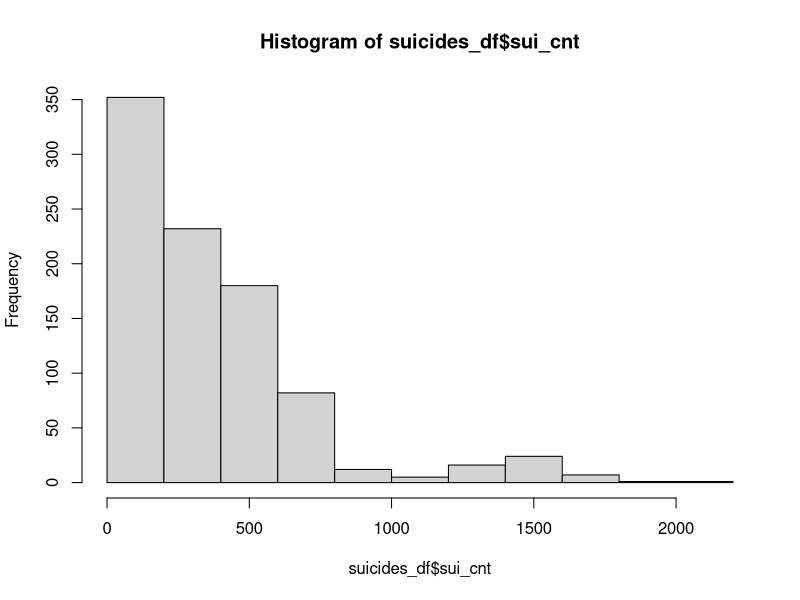
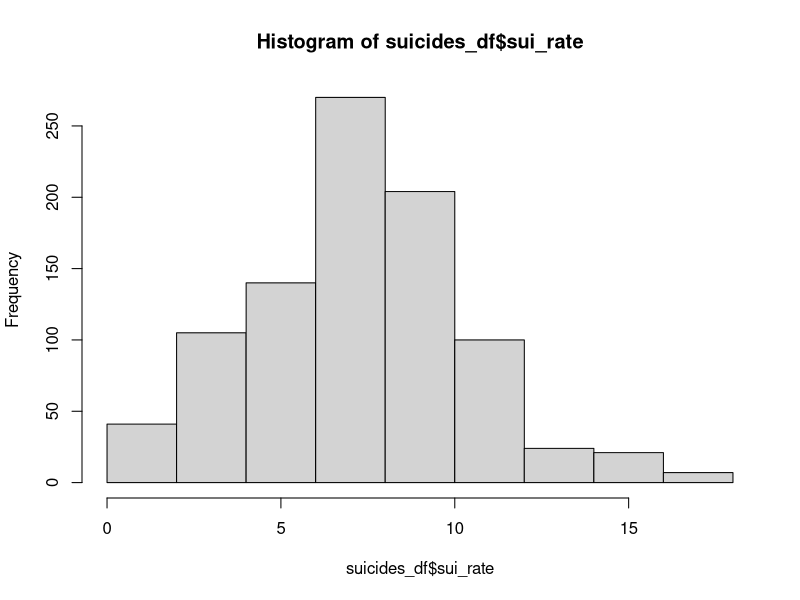
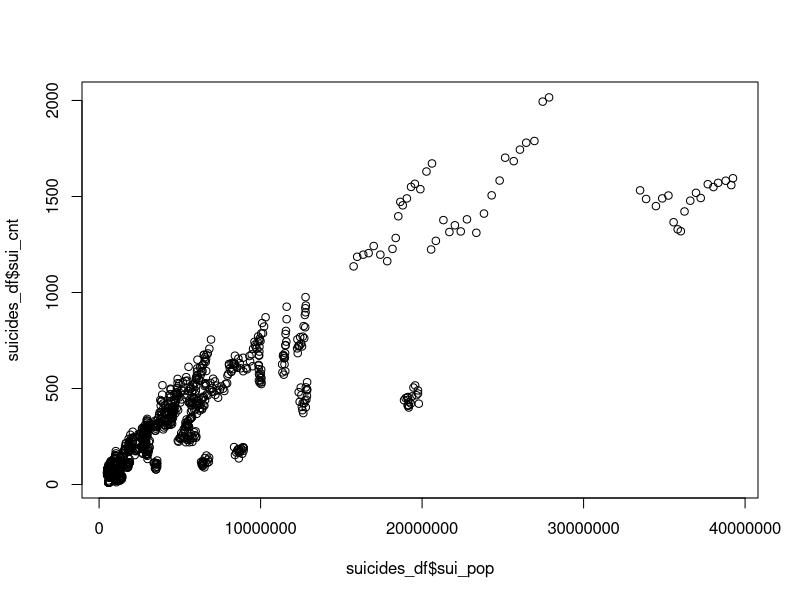

Generate these figures, in order, with R: (Note: this script raises an error after producing the figures.)
library(xml2)
library(readxl)
library(readr)
library(tidyr)
library(dplyr)
library(purrr)
library(ggplot2)
library(lubridate)

# Set options to limit sci notation and decimal places
options(scipen = 999, digits = 3)

# =======================================================================
# 
# Data Import - CDC Suicides, CDC Homicides, CDC Population
# 
# =======================================================================

# Data accessed at
# https://wonder.cdc.gov/

# Import CDC Suicide Data (edited version with additional footer data deleted) 
suicides_df <- read_tsv("data_edited/CDC_FirearmSuicide_1999-2016.txt")

# Review general layout by viewing head of file
head(suicides_df)

# Remove duplicate/empty columns, make Rate numeric
suicides_df$Notes <- NULL
suicides_df$'State Code' <- NULL
suicides_df$'Year Code' <- NULL
suicides_df$`Crude Rate` <- as.numeric(suicides_df$`Crude Rate`)

# Standardize and sepcify variable names (plan to merge w/ homicide data)
suicides_df <- suicides_df %>%
  rename(state = State) %>%
  rename(year = Year) %>%
  rename(sui_cnt = Deaths) %>%
  rename(sui_pop = Population) %>%
  rename(sui_rate = 'Crude Rate')

# Check results
head(suicides_df)

# Check for NAs and other data issues
summary(suicides_df)

# 13 NA's in suicide rate?
suicides_df %>%
  filter(is.na(sui_rate))

# DC & RI too few for calculation, replace NA w/ calculation
suicides_df <- mutate(suicides_df, sui_rate = ifelse(is.na(sui_rate), round(sui_cnt / sui_pop * 100000, 1), sui_rate))
summary(suicides_df)

# Run histograms to check distribution of values, any outliers
hist(suicides_df$sui_cnt)
hist(suicides_df$sui_rate)
plot(suicides_df$sui_pop, suicides_df$sui_cnt)
# Looks like everything checks out: fairly normal dist on rate, right skewed count due to pop size

# Export to data_cleaned per Section 3 Data Wrangling Ex. 7
write_csv(suicides_df, path = "data_cleaned/suicides_df.csv")

# =======================================================================

# Repeat process w/ appropriate variable adjustments for homicide data
homicides_df <- read_tsv("data_edited/CDC_FirearmHomicide_1999-2016.txt")

head(homicides_df)

homicides_df$Notes <- NULL
homicides_df$'State Code' <- NULL
homicides_df$'Year Code' <- NULL
homicides_df$`Crude Rate` <- as.numeric(homicides_df$`Crude Rate`)

homicides_df <- homicides_df %>%
  rename(state = State) %>%
  rename(year = Year) %>%
  rename(hom_cnt = Deaths) %>%
  rename(hom_pop = Population) %>%
  rename(hom_rate = 'Crude Rate')

# Check results
head(homicides_df)

# Check for NAs and other data issues
summary(homicides_df)

# 86 NA's in hom_rate
homicides_df %>%
  filter(is.na(hom_rate))

# Same issue as suicides data - replace NA hom_rate w/ calculation
homicides_df <- mutate(homicides_df, hom_rate = ifelse(is.na(hom_rate), round(hom_cnt / hom_pop * 100000, 1), hom_rate))
summary(homicides_df)

# Run histograms to check distribution of values, any outliers
hist(homicides_df$hom_cnt)
hist(homicides_df$hom_rate)
plot(homicides_df$hom_pop, homicides_df$hom_cnt)
# Right skewed count due to pop size. Curious long right tail in dist on rate? 

homicides_df %>%
  filter(hom_rate > 10) %>%
  arrange(desc(hom_rate)) %>%
  print(n = 25)
# DC rate extremely high, partially due to small population
hist(homicides_df$hom_rate[homicides_df$state != "District of Columbia"])

# Export to data_cleaned per Section 3 Data Wrangling Ex. 7
write_csv(homicides_df, path = "data_cleaned/homicides_df.csv")

# =======================================================================

# Modify process to adjust for population data

# Import CDC Population Data (baseline for joining suicide/homicide data)
population_df <- read_tsv("data_edited/CDC_PopEst_1990-2016.txt")
head(population_df)

# Similar adjustments for population table
population_df$Notes <- NULL
population_df$`Yearly July 1st Estimates Code` <- NULL
population_df$`State Code` <- NULL

population_df <- population_df %>%
  rename(state = State) %>%
  rename(year = `Yearly July 1st Estimates`) %>%
  rename(pop = Population)
  
# Filter for Years applicable to available CDC data
population_df <- population_df %>%
  filter(year >= 1999)

# Check to make sure totals match up (51 states x 18 years)
51*18 == nrow(population_df)

# Check results
head(population_df)
summary(population_df)
hist(population_df$pop)

# Export to data_cleaned per Section 3 Data Wrangling Ex. 7
write_csv(population_df, path = "data_cleaned/population_df.csv")

# =======================================================================
# 
# Data Merge - CDC Suicides, CDC Homicides, CDC Population
# 
# =======================================================================

# Create standard join key variable for most common table join 
join_key <- c("state", "year")

# Join Population base table w/ homicides and suicides tables
gun_deaths_df <- left_join(population_df, homicides_df, by = join_key) %>%
  left_join(suicides_df, by = join_key) %>%
  select(-hom_pop, -sui_pop)

# Check results
head(gun_deaths_df)
summary(gun_deaths_df)

# Need to address 91 NA's in Homicide and HomicideRate and 6 NA's in Suicide & Suicide Rate
# Select list of States w/ NA in Homicides
# Calculate Min-Max-Mean for each State w/ NA to guide interpolation
gun_deaths_df %>%
  filter(is.na(hom_cnt)) %>%
  select(state) %>%
  unique() %>%  
  left_join(gun_deaths_df, by = "state") %>%
  group_by(state) %>%
  summarise(min = min(hom_cnt, na.rm = TRUE), max = max(hom_cnt, na.rm = TRUE), mean = mean(hom_cnt, na.rm = TRUE))

# Results suggest using mean to replace missing values

# Repeat for Suicide data
gun_deaths_df %>%
  filter(is.na(sui_cnt)) %>%
  select(state) %>%
  unique() %>%
  left_join(gun_deaths_df, by = "state") %>%
  group_by(state) %>%
  summarise(min = min(sui_cnt, na.rm = TRUE), max = max(sui_cnt, na.rm = TRUE), mean = mean(sui_cnt, na.rm = TRUE))

# Again the mean looks like the best replacement value

# Replace NA in Suicides/Homicides with Mean for respective State
# Calculate hom_rate and sui_rate to replace NA values 
gun_deaths_df <- gun_deaths_df %>%
  group_by(state) %>%
  mutate(hom_cnt = ifelse(is.na(hom_cnt), as.integer(mean(hom_cnt, na.rm = TRUE)), hom_cnt)) %>%
  mutate(sui_cnt = ifelse(is.na(sui_cnt), as.integer(mean(sui_cnt, na.rm = TRUE)), sui_cnt)) %>%
  mutate(hom_rate = ifelse(is.na(hom_rate), round(hom_cnt / pop * 100000, 1), hom_rate)) %>% 
  mutate(sui_rate = ifelse(is.na(sui_rate), round(sui_cnt / pop * 100000, 1), sui_rate))

# Check results
summary(gun_deaths_df)

# Export to data_cleaned per Section 3 Data Wrangling Ex. 7
write_csv(gun_deaths_df, path = "data_cleaned/gun_deaths_df.csv")

# =======================================================================
# 
# Import Region/Subregion data to join on State for higher level analysis
# 
# =======================================================================

# Regional data information accessed at
# https://www2.census.gov/geo/docs/maps-data/maps/reg_div.txt

regions_df <- read_excel("data_edited/State_FIPS_Codes.xlsx")

# Check data
head(regions_df)

# Convert code fields to integer
regions_df$fips_st <- as.integer(regions_df$fips_st)
regions_df$reg_code <- as.integer(regions_df$reg_code)
regions_df$subreg_code <- as.integer(regions_df$subreg_code)

# Create region and subregion fields w/ code+name for sorting/labeling purposes
regions_df <- regions_df %>%
  unite(region, reg_code, reg_name, sep = "-", remove = FALSE) %>%
  unite(subregion, subreg_code, subreg_name, sep = "-", remove = FALSE)

# Check results
head(regions_df)
summary(regions_df)

# Export to data_cleaned per Section 3 Data Wrangling Ex. 7
write_csv(regions_df, path = "data_cleaned/regions_df.csv")

# =======================================================================
# 
# Import Boston University School of Public Health Gun Law Data
# 
# =======================================================================

# Data accessed at
# https://www.statefirearmlaws.org/table.html

state_laws_df <- read.csv("data_edited/state_gun_law_database.csv")
state_codes_df <- read_xlsx("data_edited/state_gun_laws_codebook.xlsx")

head(state_laws_df)
str(state_laws_df)

head(state_codes_df)
str(state_codes_df)


# Clean up category names in State Firearm Codes
state_codes_df <- state_codes_df %>%
  select(cat_code = `Category Code`, cat = Category, sub_cat = `Sub-Category`, var_name = `Variable Name`)

# Filter state law data for 1999-2016 period only
state_laws_df <- state_laws_df %>%
  filter(year >= 1999 & year <= 2016)

# Address issues related to large number of variables in state_laws_df

# View category names for var_name lookup
unique(state_codes_df$cat)

# Use code below to generate var_name by cat for mutate below
state_codes_df %>%
  filter(cat == "Buyer regulations") %>%
  select(var_name)

# Collapse 134 individual variables in to 14 larger category groupings
laws_cat_df <- state_laws_df %>%
  mutate(deal_reg = dealer + dealerh + recordsall + recordsdealerh + recordsall + 
           reportdealer + reportdealerh + reportall + reportallh + purge + residential + 
           theft + security + inspection + liability + junkgun) %>%
  mutate(buy_reg = waiting + waitingh + permit + permith + permitlaw + fingerprint +
           training + registration + registrationh + defactoreg + defactoregh + age21handgunsale + 
           age18longgunsale + age21longgunsale + age21longgunsaled + loststolen + onepermonth) %>%
  mutate(high_risk = felony + violent + violenth + violentpartial + invcommitment + 
           invoutpatient + danger + drugmisdemeanor + alctreatment + alcoholism) %>%
  mutate(bkgrnd_chk = universal + universalh + gunshow + gunshowh + universalpermit + universalpermith + 
           backgroundpurge + threedaylimit + mentalhealth + statechecks + statechecksh) %>%
  mutate(ammo_reg = ammlicense + ammrecords + ammpermit + ammrestrict + amm18 +
           amm21h + ammbackground) %>%
  mutate(poss_reg = age21handgunpossess + age18longgunpossess + age21longgunpossess + 
           gvro + gvrolawenforcement + college + collegeconcealed + elementary + opencarryh +
           opencarryl + opencarrypermith + opencarrypermitl) %>%
  mutate(conceal_reg = permitconcealed + mayissue + showing + ccrevoke + ccbackground +
           ccbackgroundnics + ccrenewbackground) %>%
  mutate(assault_mag = assault + onefeature + assaultlist + assaultregister + assaulttransfer +
           magazine + tenroundlimit + magazinepreowned) %>%
  mutate(child_acc = lockd + lockp + lockstandards + locked + capliability + capaccess +
           capuses + capunloaded + cap18 + cap16 + cap14) %>%
  mutate(gun_traff = traffickingbackground + traffickingprohibited + traffickingprohibitedh +
           strawpurchase + strawpurchaseh + microstamp + personalized) %>%
  mutate(stnd_grnd = nosyg) %>%
  mutate(pre_empt = preemption + preemptionbroad + preemptionnarrow) %>%
  mutate(immunity_ = immunity) %>%
  mutate(dom_viol = mcdv + mcdvdating + mcdvsurrender + mcdvsurrendernoconditions +
           mcdvsurrenderdating + mcdvremovalallowed + mcdvremovalrequired + incidentremoval +
           incidentall + dvro) %>%
  select(state, year, contains("_"))

head(laws_cat_df)
summary(laws_cat_df)
str(laws_cat_df)

# Export to data_cleaned per Section 3 Data Wrangling Ex. 7
write_csv(state_laws_df, path = "data_cleaned/state_laws_df.csv")
write_csv(laws_cat_df, path = "data_cleaned/laws_cat_df.csv")


# =======================================================================
# 
# Import Giffords Law Center Gun Law Data
# 
# =======================================================================

# Data accessed at 
# http://lawcenter.giffords.org/

# Import Giffords Law Center data, compiled in CSV from website data
giff_grd_df <- read.csv("data_edited/giffords_gunlawscorecard.csv")

# Import LetterGardeConverter to translate letter to numeric grade
grd_conv_df <- read.csv("data_edited/LetterGradeConverter.csv")

# Review data frame contents

head(grd_conv_df)
head(giff_grd_df)
str(giff_grd_df)
summary(giff_grd_df)

# Reverse numerical ordering of death_rnk to 1 for Fewest 50 for Most
# More intuitive to have rank on both reflect greater safety
giff_grd_df <- giff_grd_df %>%
  mutate(death_rnk = 51 - death_rnk)

head(giff_grd_df)

# Calculate numerical grade from grd_conv_df table, re-arrange table
giff_grd_df <- giff_grd_df %>%
  left_join(grd_conv_df, by = c("law_grd" = "Letter")) %>%
  select(state, year, law_grd, law_score = GPA, law_rnk, death_rnk, bkgrnd_chk) %>%
  arrange(state, year)

head(giff_grd_df)

# Create aggreagte data table w/ avg scores and ranks by state
giff_agg_df <- giff_grd_df %>%
  group_by(state) %>%
  summarise(avg_score = round(mean(law_score), 2), avg_law_rnk = round(mean(law_rnk), 2), 
            avg_death_rnk = round(mean(death_rnk), 2), avg_bkgrnd = round(mean(bkgrnd_chk), 2))

# Export to data_cleaned per Section 3 Data Wrangling Ex. 7
write_csv(giff_grd_df, path = "data_cleaned/giff_grd_df.csv")
write_csv(giff_agg_df, path = "data_cleaned/giff_agg_df.csv")

# =======================================================================
# 
# Import Gun Ownership Data and Guns & Ammo Magazine Rankings
# 
# =======================================================================

# Data accessed at
# http://injuryprevention.bmj.com/content/22/3/216
# http://www.gunsandammo.com/second-amendment/best-states-for-gun-owners-2017/
# http://www.gunsandammo.com/network-topics/culture-politics-network/best-states-for-gun-owners-2015/

gun_own_2013_df <- read_excel("data_edited/gun_ownership_rates_2013.xlsx")
gun_ammo_df <- read.csv("data_edited/guns_ammo_rankings.csv")

head(gun_own_2013_df)
summary(gun_own_2013_df)

head(gun_ammo_df)
summary(gun_ammo_df)

# No data cleaning required
